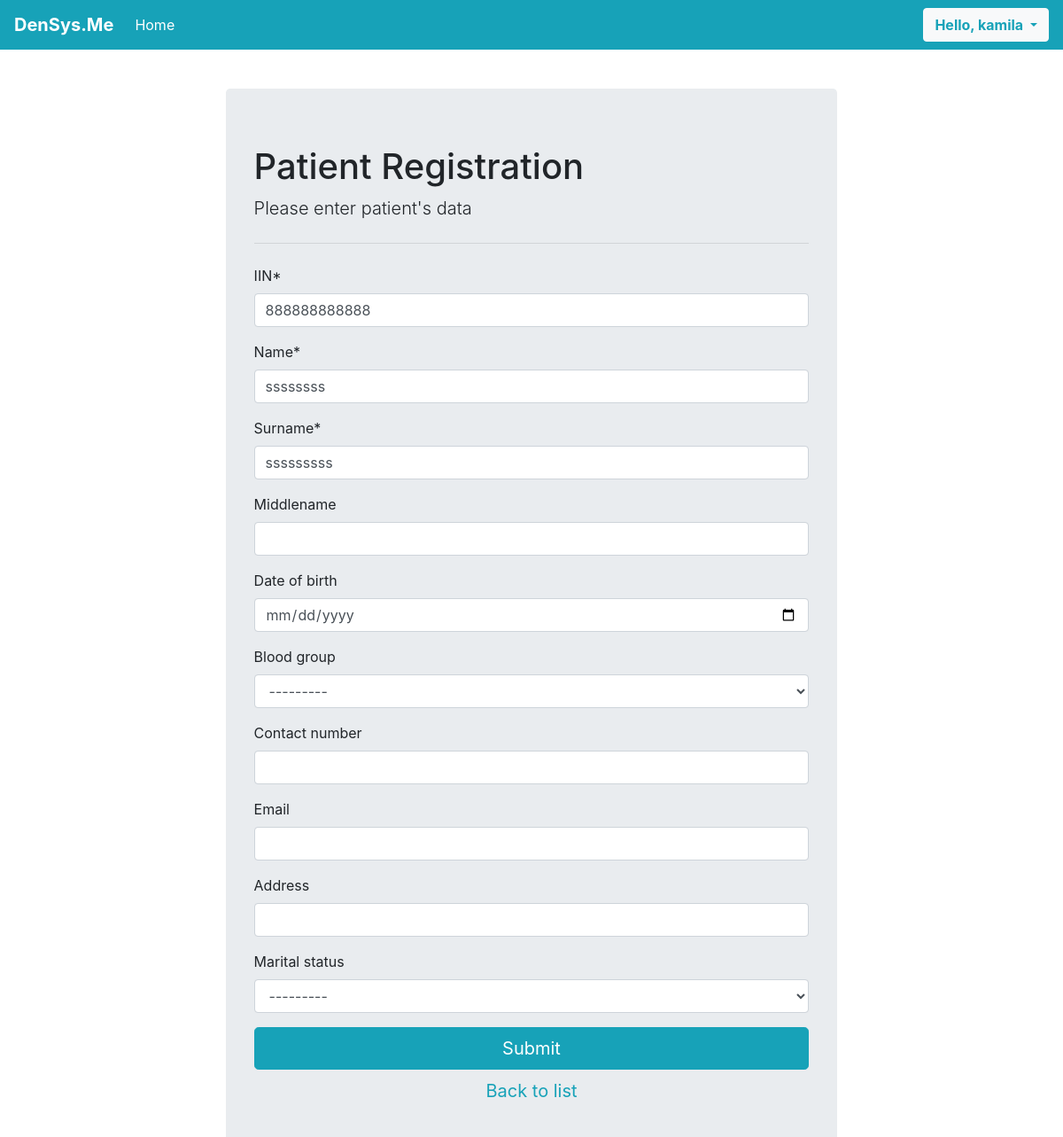
Screenshot of /patient/1/ (signed in) with the database file from the repository.
### sys_base/models.py (models this page shows, shortened)
class Account(AbstractUser):
    pass

class Patient(models.Model):
    account = models.OneToOneField(
        settings.AUTH_USER_MODEL,
        on_delete=models.CASCADE,
        blank=True,
        null=True,
    )
    date_of_birth = models.DateField(blank=True, null=True)
    iin = models.CharField(unique=True, default='', max_length = 12, validators = [validators.MinLengthValidator(12), charfield_is_number_validator])
    name = models.CharField(max_length = 30)
    surname = models.CharField(max_length = 30)
    middlename = models.CharField(max_length = 30, blank=True, default='')
    blood_group = models.CharField(max_length = 3, blank=True,
        choices=(
            ('A+', 'A+'),
            ('A-', 'A-'),
            ('B+', 'B+'),
            ('B-', 'B-'),
            ('O+', 'O-'),
            ('AB+', 'AB+'),
            ('AB-', 'AB-'),
        )
    )
    contact_number = models.CharField(
        blank=True,
        max_length = 11,
        validators = [
            validators.RegexValidator(
                "^\\+?\\d{1,4}?[-.\\s]?\\(?\\d{1,3}?\\)?[-.\\s]?\\d{1,4}[-.\\s]?\\d{1,4}[-.\\s]?\\d{1,9}$",
                message = "Incorrect Phone Number"
            ),
            validators.MinLengthValidator(11)
        ]
    )
    email = models.CharField(blank=True, max_length = 30 ,validators = [validators.EmailValidator])
    address = models.CharField(blank=True, max_length = 30)
    marital_status = models.CharField(max_length = 30, blank=True,
        choices=(
            ('Married', 'Married'),
            ('NotMarried', 'Not Married'),
        ))
    registration_date = models.DateField(auto_now_add = True, blank=True)

### sys_base/views.py (the view, shortened to what this page needs)
# urls.py: path('patient/<str:id>/', views.patient_register, name='patient_update'),
@login_required(login_url='login')
def patient_register(request, id=None):
    if request.method == "GET":
        if id==None:
            form = PatientForm()
        else:
            patient = Patient.objects.get(pk=id)
            form = PatientForm(instance=patient)
        return render(request, "sys_base/patient_form.html", {'form':form})

### sys_base/forms.py (shortened to what this page needs)
class PatientForm(forms.ModelForm):
    class Meta:
        model = Patient
        fields = ('__all__')
        labels = {
            'iin':'IIN',
        }
    def __init__(self, *args, **kwargs):
        super(PatientForm, self).__init__(*args, **kwargs)
        self.fields['middlename'].required = False
        years=[]
        for year in range(1940,2021):
            years.append(year)
        years.reverse()
        self.fields["date_of_birth"].widget = forms.TextInput( attrs={'type': 'date'} )
        self.fields["email"].widget = forms.EmailInput()

### sys_base/templates/sys_base/patient_form.html (shortened to what this page needs)
{% extends "sys_base/base.html" %} {% load crispy_forms_tags %} {% block content %}
<div class="container p-t-5">
  <div class="col-md-10 offset-md-1 mt-5">
    <div class="jumbotron" style="margin-top:100px">
      <h1 class="display-8">Patient Registration</h1>
      <p class="lead">Please enter patient's data</p>
      <hr class="my-4" />
      <form action="" method="post" autocomplete="off">
        {{form.iin|as_crispy_field}}
        {{form.name|as_crispy_field}}
        {{form.surname|as_crispy_field}}
        {{form.middlename|as_crispy_field}}
        {{form.date_of_birth|as_crispy_field}}
        {{form.blood_group|as_crispy_field}}
        {{form.contact_number|as_crispy_field}}
        {{form.email|as_crispy_field}}
        {{form.address|as_crispy_field}}
        {{form.marital_status|as_crispy_field}}
        <div class="row d.flex">
            <div class="col-md-12">
                <button type="submit" class="btn btn-info btn-block btn-lg">Submit</button>
            </div>
        </div>
        <div class="row d.flex m-t-5">
            <div class="col-md-12">
                <a href="{% url 'patient_list' %}" class="btn text-info btn-block btn-lg">
                    Back to list
                </a>
            </div>
        </div>
    </form>
    </div>
  </div>
</div>
{% endblock content %}

### sys_base/templates/sys_base/base.html (shortened to what this page needs)
<!DOCTYPE html>
<html lang="en">
  <head>
    <link rel="stylesheet" href="https://cdnjs.cloudflare.com/ajax/libs/font-awesome/6.2.1/css/all.min.css" />
    <link rel="stylesheet" href="https://cdn.jsdelivr.net/npm/bootstrap@4.3.1/dist/css/bootstrap.min.css">
    <link href=  "http://ajax.googleapis.com/ajax/libs/jqueryui/1.8.16/themes/ui-lightness/jquery-ui.css" rel="stylesheet" type="text/css" />
  </head>
  <body>
    <nav class="navbar navbar-expand-lg fixed-top navbar-dark bg-info">
      <a class="navbar-brand m-r-3 font-weight-bold" href="{% url 'index' %}">DenSys.Me</a>
      <div class="collapse navbar-collapse" id="navbarMenu">
        <ul class="navbar-nav mr-auto">
          <li class="nav-item active">
            <a class="nav-link" href="{% url 'index' %}">Home </a>
          </li>
        </ul>
        <div class="btn-group">
          {% if request.user.is_authenticated %}
          <button type="button" class="btn btn-light font-weight-bold text-info dropdown-toggle" data-toggle="dropdown" aria-haspopup="true" aria-expanded="false">
            Hello, {{user}}
          </button>
          {% else %}
          <ul class="navbar-nav mr-auto">
            <li class="nav-item active">
              <a class="nav-link" href="{% url 'login' %}">ඞ Login ඞ</a>
            </li>
          </ul>
          {% endif %}
        </div>
        </div>
    </nav>
    <div class="container">
      <div class="col-md-10 offset-md-1 mt-5">
          {% block content %} {% endblock content %}
      </div>
    </div>
    <script src="https://cdn.jsdelivr.net/npm/bootstrap@4.3.1/dist/js/bootstrap.min.js"></script>  </body>
</html>

### rows the page displays
Account: username "kamila"
Patient: iin "888888888888", name "ssssssss", surname "sssssssss", blood_group "---------", marital_status "---------"
